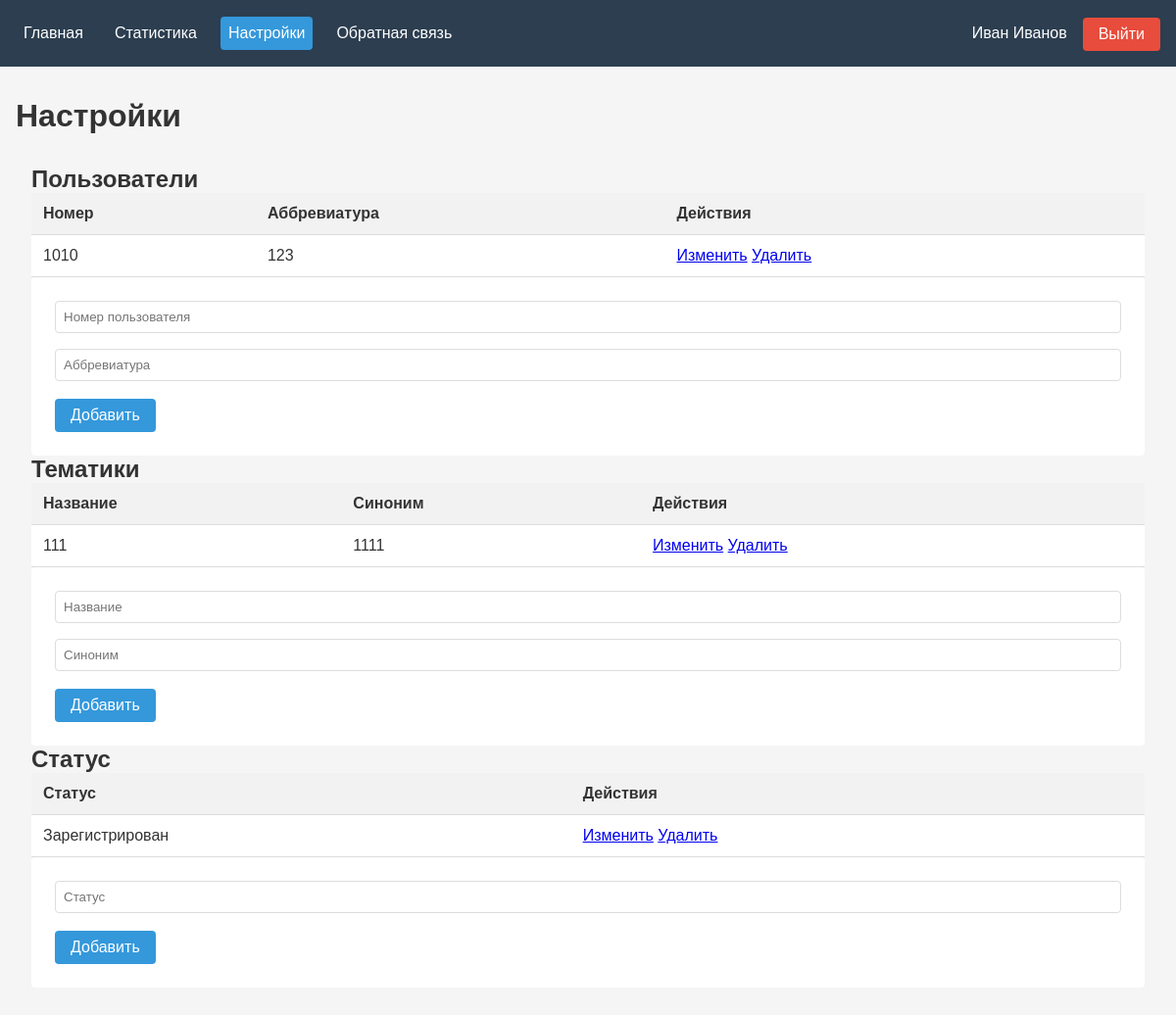
/tasker/settings/, run on an earlier commit of the app's database.
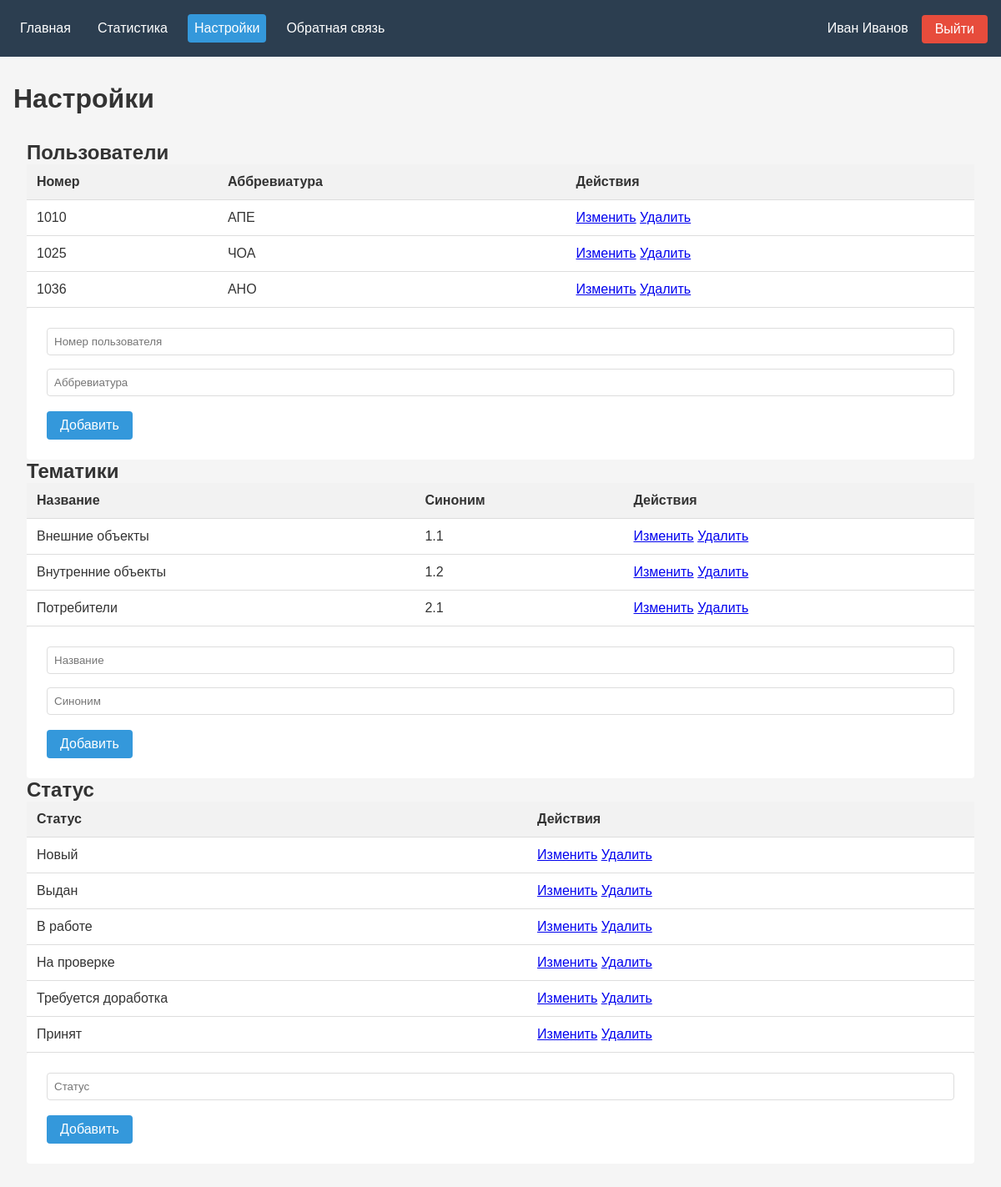
And on a later commit of the database.
### tasker/models.py (models this page shows, shortened)
class Users(models.Model):
    user_number = models.IntegerField()
    abbreviation = models.CharField()

class TaskSubjects(models.Model):
    name = models.CharField()
    synonym = models.CharField()

class TaskStatus(models.Model):
    status = models.CharField()

### tasker/myviews/settings.py (the view)
# urls.py: path('', settings.all_data_view, name='all_data'),
def all_data_view(request):
    context = {
        'users': Users.objects.all(),
        'subjects': TaskSubjects.objects.all(),
        'statuses': TaskStatus.objects.all(),
        'active_tab': 'settings'
    }
    return render(request, 'settings/settings.html', context)

### tasker/templates/settings/settings.html (shortened to what this page needs)
{% extends "menu.html" %}
{% block content %}
<h1>Настройки</h1>
<div class="container">
    <div class="section">
        <h2>Пользователи</h2>
        <table>
            <tr>
                <th>Номер</th>
                <th>Аббревиатура</th>
                <th>Действия</th>
            </tr>
            {% for user in users %}
            <tr>
                <td>{{ user.user_number }}</td>
                <td>{{ user.abbreviation }}</td>
                <td>
                    <a href="{% url 'edit_user' user.id %}">Изменить</a>
                    <a href="{% url 'delete_user' user.id %}" onclick="return confirm('Удалить?')">Удалить</a>
                </td>
            </tr>
            {% endfor %}
        </table>
        <form method="post" action="{% url 'add_user' %}">
            <input type="number" name="user_number" placeholder="Номер пользователя" required>
            <input type="text" name="abbreviation" placeholder="Аббревиатура" required>
            <button type="submit">Добавить</button>
        </form>
    </div>
    <div class="section">
        <h2>Тематики</h2>
        <table>
            <tr>
                <th>Название</th>
                <th>Синоним</th>
                <th>Действия</th>
            </tr>
            {% for subject in subjects %}
            <tr>
                <td>{{ subject.name }}</td>
                <td>{{ subject.synonym }}</td>
                <td>
                    <a href="{% url 'edit_subject' subject.id %}">Изменить</a>
                    <a href="{% url 'delete_subject' subject.id %}" onclick="return confirm('Удалить?')">Удалить</a>
                </td>
            </tr>
            {% endfor %}
        </table>
        <form method="post" action="{% url 'add_subject' %}">
            <input type="text" name="name" placeholder="Название" required>
            <input type="text" name="synonym" placeholder="Синоним" required>
            <button type="submit">Добавить</button>
        </form>
    </div>
    <div class="section">
        <h2>Статус</h2>
        <table>
            <tr>
                <th>Статус</th>
                <th>Действия</th>
            </tr>
            {% for status in statuses %}
            <tr>
                <td>{{ status.status }}</td>
                <td>
                    <a href="{% url 'edit_status' status.id %}">Изменить</a>
                    <a href="{% url 'delete_status' status.id %}" onclick="return confirm('Удалить?')">Удалить</a>
                </td>
            </tr>
            {% endfor %}
        </table>
        <form method="post" action="{% url 'add_status' %}">
            <input type="text" name="status" placeholder="Статус" required>
            <button type="submit">Добавить</button>
        </form>
    </div>
</div>
{% endblock content %}

What changed in the data, as far as the page shows it:
changed Users: abbreviation "123" → "АПЕ"
added Users: user_number "1025", abbreviation "ЧОА"
added Users: user_number "1036", abbreviation "АНО"
changed TaskSubjects: name "111" → "Внешние объекты"; synonym "1111" → "1.1"
added TaskSubjects: name "Внутренние объекты", synonym "1.2"
added TaskSubjects: name "Потребители", synonym "2.1"
changed TaskStatus: status "Зарегистрирован" → "Новый"
added TaskStatus: status "Выдан"
added TaskStatus: status "В работе"
added TaskStatus: status "На проверке"
added TaskStatus: status "Требуется доработка"
added TaskStatus: status "Принят"
